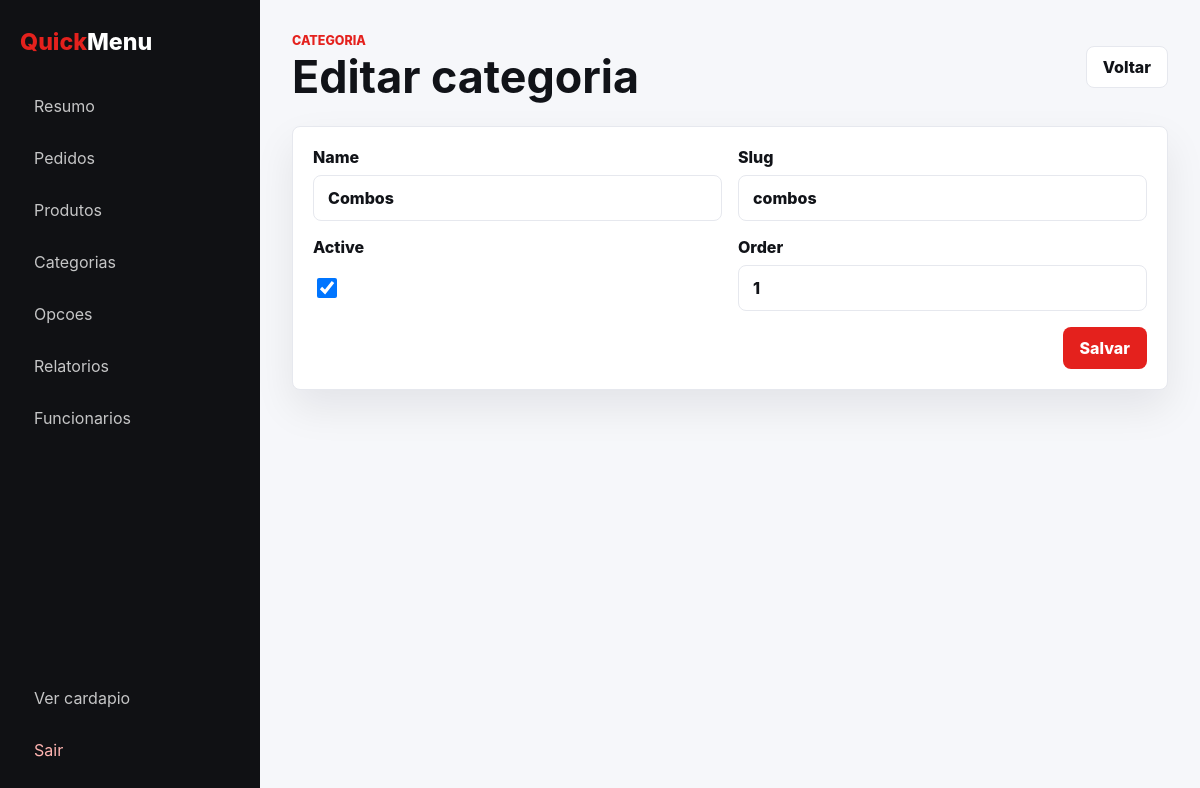
The app's page /painel/categorias/1/editar/ (signed in) with its own data.
### menu/models.py (models this page shows, shortened)
class Category(models.Model):
    name = models.CharField(max_length=80)
    slug = models.SlugField(unique=True)
    active = models.BooleanField(default=True)
    order = models.PositiveIntegerField(default=0)
    created_at = models.DateTimeField(default=timezone.now, editable=False)
    updated_at = models.DateTimeField(auto_now=True)
    class Meta:
        ordering = ['order', 'name']
        verbose_name = 'categoria'
        verbose_name_plural = 'categorias'

### dashboard/views.py (the view)
# urls.py: path('categorias/<int:pk>/editar/', views.category_edit, name='category_edit'),
@manager_required
def category_edit(request, pk):
    category = get_object_or_404(Category, pk=pk)
    form = CategoryForm(request.POST or None, instance=category)
    if request.method == 'POST' and form.is_valid():
        form.save()
        messages.success(request, 'Categoria atualizada com sucesso.')
        return redirect('dashboard:categories')
    return render(request, 'dashboard/category_form.html', {**dashboard_context(request), 'form': form, 'title': 'Editar categoria'})

### dashboard/forms.py
class CategoryForm(forms.ModelForm):
    class Meta:
        model = Category
        fields = ['name', 'slug', 'active', 'order']
        widgets = {'order': forms.NumberInput(attrs={'min': '0'})}

### cart/context_processors.py (called while the page is built)
def cart_summary(request):
    items, total = hydrate_cart(request.session)
    return {
        'cart_item_count': cart_count(request.session),
        'cart_total': total,
        'cart_preview_items': items,
    }

### cart/services.py (called while the page is built)
def get_cart(session):
    return session.get(CART_SESSION_KEY, [])

def cart_count(session):
    return sum(item['quantity'] for item in get_cart(session))

def money(value):
    return Decimal(value).quantize(Decimal('0.01'))

def hydrate_cart(session):
    hydrated = []
    total = Decimal('0.00')
    for index, item in enumerate(get_cart(session)):
        unit_price = money(item['unit_price'])
        subtotal = money(unit_price * item['quantity'])
        total += subtotal
        hydrated.append({**item, 'index': index, 'unit_price_decimal': unit_price, 'subtotal': subtotal})
    return hydrated, money(total)

### dashboard/views.py (called while the page is built)
def dashboard_context(request):
    return {
        'is_manager': request.user.is_superuser or request.user.groups.filter(name='Administradores').exists(),
        'status_labels': STATUS_LABELS,
    }

### templates/dashboard/category_form.html (shortened to what this page needs)
{% extends 'dashboard/base_panel.html' %}
{% block eyebrow %}Categoria{% endblock %}
{% block heading %}{{ title }}{% endblock %}
{% block actions %}<a class="secondary-panel-button" href="{% url 'dashboard:categories' %}">Voltar</a>{% endblock %}
{% block content %}
<section class="panel-card form-card">
    <form class="panel-form grid-form" method="post">
        {% for field in form %}
            <label>{{ field.label }} {{ field }}{% for error in field.errors %}<small class="field-error">{{ error }}</small>{% endfor %}</label>
        {% endfor %}
        <div class="form-actions span-2"><button class="primary-panel-button" type="submit">Salvar</button></div>
    </form>
</section>
{% endblock %}

### static/css/panel.css (style rules this page uses)
:root { --red: #e4211d; --red-dark: #bc1713; --ink: #111318; --muted: #69707d; --line: #e6e8ee; --soft: #f6f7fa; --white: #ffffff; --shadow: 0 18px 40px rgba(17, 19, 24, 0.08); }
* { box-sizing: border-box; }
html { width: 100%; overflow-x: hidden; }
body { margin: 0; font-family: Inter, system-ui, -apple-system, BlinkMacSystemFont, "Segoe UI", sans-serif; color: var(--ink); background: var(--soft); width: 100%; overflow-x: hidden; }
a { color: inherit; text-decoration: none; }
button, input, select, textarea { font: inherit; }
button { cursor: pointer; }
.panel-shell { min-height: 100vh; width: 100%; max-width: 100vw; display: grid; grid-template-columns: 260px minmax(0, 1fr); overflow-x: hidden; }
.primary-panel-button, .secondary-panel-button, .danger-button, .small-action, .small-link, .filter-actions a { border: 1px solid var(--line); border-radius: 8px; min-height: 42px; padding: 0 16px; display: inline-flex; align-items: center; justify-content: center; font-weight: 800; }
.primary-panel-button, .small-action { border-color: transparent; background: var(--red); color: #fff; }
.secondary-panel-button, .filter-actions a, .small-link { background: #fff; color: var(--ink); }
.stat-card, .panel-card, .order-ticket { border: 1px solid var(--line); border-radius: 8px; background: #fff; box-shadow: var(--shadow); }
.panel-card { min-width: 0; padding: 20px; }
.filter-bar input, .filter-bar select, .panel-form input, .panel-form select, .panel-form textarea { width: 100%; border: 1px solid var(--line); border-radius: 8px; background: #fff; padding: 12px 14px; color: var(--ink); }
.form-card { max-width: 920px; }
.panel-form { display: grid; gap: 16px; }
.grid-form { grid-template-columns: repeat(2, minmax(0, 1fr)); }
.panel-form label { display: grid; gap: 8px; font-weight: 800; }
.panel-form label input[type="checkbox"] { width: 20px; height: 20px; }
.span-2 { grid-column: 1 / -1; }
.form-actions { display: flex; justify-content: flex-end; }

### records on screen
Category: form "Combos" "combos" "☑" "1"

### other values on screen
{{ title }} "Editar categoria"
{{ field.label }} "Name" "Slug" "Active" "Order"
